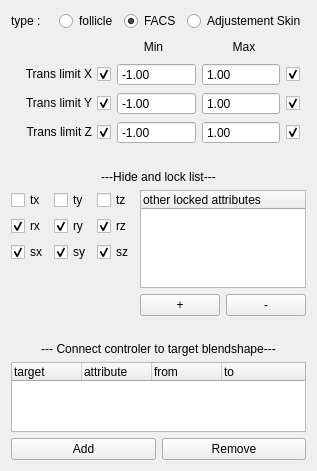
<?xml version="1.0" encoding="UTF-8"?>
<ui version="4.0">
    <class>Form</class>
    <widget class="QWidget" name="Form">
        <property name="geometry">
            <rect>
                <x>0</x>
                <y>0</y>
                <width>303</width>
                <height>471</height>
            </rect>
        </property>
        <property name="windowTitle">
            <string>Form</string>
        </property>
        <layout class="QVBoxLayout" name="verticalLayout">
            <item>
                <layout class="QHBoxLayout" name="horizontalLayout">
                    <item>
                        <widget class="QLabel" name="label">
                            <property name="text">
                                <string>type :</string>
                            </property>
                        </widget>
                    </item>
                    <item>
                        <widget class="QRadioButton" name="follicle_rbtn">
                            <property name="text">
                                <string>follicle</string>
                            </property>
                        </widget>
                    </item>
                    <item>
                        <widget class="QRadioButton" name="facs_rbtn">
                            <property name="text">
                                <string>FACS</string>
                            </property>
                            <property name="checked">
                                <bool>true</bool>
                            </property>
                        </widget>
                    </item>
                    <item>
                        <widget class="QRadioButton" name="adjustement_rbtn">
                            <property name="text">
                                <string>Adjustement Skin</string>
                            </property>
                        </widget>
                    </item>
                </layout>
            </item>
            <item>
                <layout class="QHBoxLayout" name="horizontalLayout_2">
                    <item>
                        <spacer name="horizontalSpacer">
                            <property name="orientation">
                                <enum>Qt::Horizontal</enum>
                            </property>
                            <property name="sizeType">
                                <enum>QSizePolicy::Maximum</enum>
                            </property>
                            <property name="sizeHint" stdset="0">
                                <size>
                                    <width>100</width>
                                    <height>20</height>
                                </size>
                            </property>
                        </spacer>
                    </item>
                    <item>
                        <widget class="QLabel" name="label_2">
                            <property name="text">
                                <string>Min</string>
                            </property>
                            <property name="alignment">
                                <set>Qt::AlignCenter</set>
                            </property>
                        </widget>
                    </item>
                    <item>
                        <widget class="QLabel" name="label_3">
                            <property name="text">
                                <string>Max</string>
                            </property>
                            <property name="alignment">
                                <set>Qt::AlignCenter</set>
                            </property>
                        </widget>
                    </item>
                    <item>
                        <spacer name="horizontalSpacer_2">
                            <property name="orientation">
                                <enum>Qt::Horizontal</enum>
                            </property>
                            <property name="sizeType">
                                <enum>QSizePolicy::Maximum</enum>
                            </property>
                            <property name="sizeHint" stdset="0">
                                <size>
                                    <width>20</width>
                                    <height>20</height>
                                </size>
                            </property>
                        </spacer>
                    </item>
                </layout>
            </item>
            <item>
                <layout class="QHBoxLayout" name="horizontalLayout_3">
                    <item>
                        <widget class="QCheckBox" name="transLimitXMin_cbx">
                            <property name="sizePolicy">
                                <sizepolicy hsizetype="Maximum" vsizetype="Fixed">
                                    <horstretch>0</horstretch>
                                    <verstretch>0</verstretch>
                                </sizepolicy>
                            </property>
                            <property name="minimumSize">
                                <size>
                                    <width>100</width>
                                    <height>0</height>
                                </size>
                            </property>
                            <property name="maximumSize">
                                <size>
                                    <width>100</width>
                                    <height>16777215</height>
                                </size>
                            </property>
                            <property name="layoutDirection">
                                <enum>Qt::RightToLeft</enum>
                            </property>
                            <property name="text">
                                <string>Trans limit X</string>
                            </property>
                            <property name="checked">
                                <bool>true</bool>
                            </property>
                        </widget>
                    </item>
                    <item>
                        <widget class="QDoubleSpinBox" name="transLimitXMin_dsbx">
                            <property name="buttonSymbols">
                                <enum>QAbstractSpinBox::NoButtons</enum>
                            </property>
                            <property name="minimum">
                                <double>-1000.000000000000000</double>
                            </property>
                            <property name="maximum">
                                <double>1000.000000000000000</double>
                            </property>
                            <property name="value">
                                <double>-1.000000000000000</double>
                            </property>
                        </widget>
                    </item>
                    <item>
                        <widget class="QDoubleSpinBox" name="transLimitXMax_dsbx">
                            <property name="buttonSymbols">
                                <enum>QAbstractSpinBox::NoButtons</enum>
                            </property>
                            <property name="minimum">
                                <double>-1000.000000000000000</double>
                            </property>
                            <property name="maximum">
                                <double>1000.000000000000000</double>
                            </property>
                            <property name="value">
                                <double>1.000000000000000</double>
                            </property>
                        </widget>
                    </item>
                    <item>
                        <widget class="QCheckBox" name="transLimitXMax_cbx">
                            <property name="sizePolicy">
                                <sizepolicy hsizetype="Maximum" vsizetype="Fixed">
                                    <horstretch>0</horstretch>
                                    <verstretch>0</verstretch>
                                </sizepolicy>
                            </property>
                            <property name="minimumSize">
                                <size>
                                    <width>20</width>
                                    <height>0</height>
                                </size>
                            </property>
                            <property name="text">
                                <string/>
                            </property>
                            <property name="checked">
                                <bool>true</bool>
                            </property>
                        </widget>
                    </item>
                </layout>
            </item>
            <item>
                <layout class="QHBoxLayout" name="horizontalLayout_4">
                    <item>
                        <widget class="QCheckBox" name="transLimitYMin_cbx">
                            <property name="sizePolicy">
                                <sizepolicy hsizetype="Maximum" vsizetype="Fixed">
                                    <horstretch>0</horstretch>
                                    <verstretch>0</verstretch>
                                </sizepolicy>
                            </property>
                            <property name="minimumSize">
                                <size>
                                    <width>100</width>
                                    <height>0</height>
                                </size>
                            </property>
                            <property name="maximumSize">
                                <size>
                                    <width>100</width>
                                    <height>16777215</height>
                                </size>
                            </property>
                            <property name="layoutDirection">
                                <enum>Qt::RightToLeft</enum>
                            </property>
                            <property name="text">
                                <string>Trans limit Y</string>
                            </property>
                            <property name="checked">
                                <bool>true</bool>
                            </property>
                        </widget>
                    </item>
                    <item>
                        <widget class="QDoubleSpinBox" name="transLimitYMin_dsbx">
                            <property name="buttonSymbols">
                                <enum>QAbstractSpinBox::NoButtons</enum>
                            </property>
                            <property name="minimum">
                                <double>-1000.000000000000000</double>
                            </property>
                            <property name="maximum">
                                <double>1000.000000000000000</double>
                            </property>
                            <property name="value">
                                <double>-1.000000000000000</double>
                            </property>
                        </widget>
                    </item>
                    <item>
                        <widget class="QDoubleSpinBox" name="transLimitYMax_dsbx">
                            <property name="buttonSymbols">
                                <enum>QAbstractSpinBox::NoButtons</enum>
                            </property>
                            <property name="minimum">
                                <double>-1000.000000000000000</double>
                            </property>
                            <property name="maximum">
                                <double>1000.000000000000000</double>
                            </property>
                            <property name="value">
                                <double>1.000000000000000</double>
                            </property>
                        </widget>
                    </item>
                    <item>
                        <widget class="QCheckBox" name="transLimitYMax_cbx">
                            <property name="sizePolicy">
                                <sizepolicy hsizetype="Maximum" vsizetype="Fixed">
                                    <horstretch>0</horstretch>
                                    <verstretch>0</verstretch>
                                </sizepolicy>
                            </property>
                            <property name="minimumSize">
                                <size>
                                    <width>20</width>
                                    <height>0</height>
                                </size>
                            </property>
                            <property name="text">
                                <string/>
                            </property>
                            <property name="checked">
                                <bool>true</bool>
                            </property>
                        </widget>
                    </item>
                </layout>
            </item>
            <item>
                <layout class="QHBoxLayout" name="horizontalLayout_5">
                    <item>
                        <widget class="QCheckBox" name="transLimitZMin_cbx">
                            <property name="sizePolicy">
                                <sizepolicy hsizetype="Maximum" vsizetype="Fixed">
                                    <horstretch>0</horstretch>
                                    <verstretch>0</verstretch>
                                </sizepolicy>
                            </property>
                            <property name="minimumSize">
                                <size>
                                    <width>100</width>
                                    <height>0</height>
                                </size>
                            </property>
                            <property name="maximumSize">
                                <size>
                                    <width>100</width>
                                    <height>16777215</height>
                                </size>
                            </property>
                            <property name="layoutDirection">
                                <enum>Qt::RightToLeft</enum>
                            </property>
                            <property name="text">
                                <string>Trans limit Z</string>
                            </property>
                            <property name="checked">
                                <bool>true</bool>
                            </property>
                        </widget>
                    </item>
                    <item>
                        <widget class="QDoubleSpinBox" name="transLimitZMin_dsbx">
                            <property name="buttonSymbols">
                                <enum>QAbstractSpinBox::NoButtons</enum>
                            </property>
                            <property name="minimum">
                                <double>-1000.000000000000000</double>
                            </property>
                            <property name="maximum">
                                <double>1000.000000000000000</double>
                            </property>
                            <property name="value">
                                <double>-1.000000000000000</double>
                            </property>
                        </widget>
                    </item>
                    <item>
                        <widget class="QDoubleSpinBox" name="transLimitZMax_dsbx">
                            <property name="buttonSymbols">
                                <enum>QAbstractSpinBox::NoButtons</enum>
                            </property>
                            <property name="minimum">
                                <double>-1000.000000000000000</double>
                            </property>
                            <property name="maximum">
                                <double>1000.000000000000000</double>
                            </property>
                            <property name="value">
                                <double>1.000000000000000</double>
                            </property>
                        </widget>
                    </item>
                    <item>
                        <widget class="QCheckBox" name="transLimitZMax_cbx">
                            <property name="sizePolicy">
                                <sizepolicy hsizetype="Maximum" vsizetype="Fixed">
                                    <horstretch>0</horstretch>
                                    <verstretch>0</verstretch>
                                </sizepolicy>
                            </property>
                            <property name="minimumSize">
                                <size>
                                    <width>20</width>
                                    <height>0</height>
                                </size>
                            </property>
                            <property name="text">
                                <string/>
                            </property>
                            <property name="checked">
                                <bool>true</bool>
                            </property>
                        </widget>
                    </item>
                </layout>
            </item>
            <item>
                <spacer name="verticalSpacer">
                    <property name="orientation">
                        <enum>Qt::Vertical</enum>
                    </property>
                    <property name="sizeType">
                        <enum>QSizePolicy::Minimum</enum>
                    </property>
                    <property name="sizeHint" stdset="0">
                        <size>
                            <width>20</width>
                            <height>20</height>
                        </size>
                    </property>
                </spacer>
            </item>
            <item>
                <widget class="QLabel" name="label_4">
                    <property name="text">
                        <string>---Hide and lock list---</string>
                    </property>
                    <property name="alignment">
                        <set>Qt::AlignCenter</set>
                    </property>
                </widget>
            </item>
            <item>
                <layout class="QHBoxLayout" name="horizontalLayout_6">
                    <item>
                        <layout class="QVBoxLayout" name="verticalLayout_2">
                            <item>
                                <layout class="QHBoxLayout" name="horizontalLayout_7">
                                    <item>
                                        <widget class="QCheckBox" name="hideLockTX_cbx">
                                            <property name="text">
                                                <string>tx</string>
                                            </property>
                                        </widget>
                                    </item>
                                    <item>
                                        <widget class="QCheckBox" name="hideLockTY_cbx">
                                            <property name="text">
                                                <string>ty</string>
                                            </property>
                                        </widget>
                                    </item>
                                    <item>
                                        <widget class="QCheckBox" name="hideLockTZ_cbx">
                                            <property name="text">
                                                <string>tz</string>
                                            </property>
                                        </widget>
                                    </item>
                                </layout>
                            </item>
                            <item>
                                <layout class="QHBoxLayout" name="horizontalLayout_8">
                                    <item>
                                        <widget class="QCheckBox" name="hideLockRX_cbx">
                                            <property name="text">
                                                <string>rx</string>
                                            </property>
                                            <property name="checked">
                                                <bool>true</bool>
                                            </property>
                                        </widget>
                                    </item>
                                    <item>
                                        <widget class="QCheckBox" name="hideLockRY_cbx">
                                            <property name="text">
                                                <string>ry</string>
                                            </property>
                                            <property name="checked">
                                                <bool>true</bool>
                                            </property>
                                        </widget>
                                    </item>
                                    <item>
                                        <widget class="QCheckBox" name="hideLockRZ_cbx">
                                            <property name="text">
                                                <string>rz</string>
                                            </property>
                                            <property name="checked">
                                                <bool>true</bool>
                                            </property>
                                        </widget>
                                    </item>
                                </layout>
                            </item>
                            <item>
                                <layout class="QHBoxLayout" name="horizontalLayout_9">
                                    <item>
                                        <widget class="QCheckBox" name="hideLockSX_cbx">
                                            <property name="text">
                                                <string>sx</string>
                                            </property>
                                            <property name="checked">
                                                <bool>true</bool>
                                            </property>
                                        </widget>
                                    </item>
                                    <item>
                                        <widget class="QCheckBox" name="hideLockSY_cbx">
                                            <property name="text">
                                                <string>sy</string>
                                            </property>
                                            <property name="checked">
                                                <bool>true</bool>
                                            </property>
                                        </widget>
                                    </item>
                                    <item>
                                        <widget class="QCheckBox" name="hideLockSZ_cbx">
                                            <property name="text">
                                                <string>sz</string>
                                            </property>
                                            <property name="checked">
                                                <bool>true</bool>
                                            </property>
                                        </widget>
                                    </item>
                                </layout>
                            </item>
                            <item>
                                <spacer name="verticalSpacer_2">
                                    <property name="orientation">
                                        <enum>Qt::Vertical</enum>
                                    </property>
                                    <property name="sizeHint" stdset="0">
                                        <size>
                                            <width>20</width>
                                            <height>40</height>
                                        </size>
                                    </property>
                                </spacer>
                            </item>
                        </layout>
                    </item>
                    <item>
                        <layout class="QVBoxLayout" name="verticalLayout_3">
                            <item>
                                <widget class="QTreeWidget" name="lockedAttribut_treeWidget">
                                    <property name="autoScrollMargin">
                                        <number>16</number>
                                    </property>
                                    <property name="indentation">
                                        <number>0</number>
                                    </property>
                                    <column>
                                        <property name="text">
                                            <string>other locked attributes</string>
                                        </property>
                                    </column>
                                </widget>
                            </item>
                            <item>
                                <layout class="QHBoxLayout" name="horizontalLayout_10">
                                    <item>
                                        <widget class="QPushButton" name="addLockAttribute_btn">
                                            <property name="text">
                                                <string>+</string>
                                            </property>
                                        </widget>
                                    </item>
                                    <item>
                                        <widget class="QPushButton" name="rmvLockAttribute_btn">
                                            <property name="text">
                                                <string>-</string>
                                            </property>
                                        </widget>
                                    </item>
                                </layout>
                            </item>
                        </layout>
                    </item>
                </layout>
            </item>
            <item>
                <spacer name="verticalSpacer_3">
                    <property name="orientation">
                        <enum>Qt::Vertical</enum>
                    </property>
                    <property name="sizeType">
                        <enum>QSizePolicy::Minimum</enum>
                    </property>
                    <property name="sizeHint" stdset="0">
                        <size>
                            <width>20</width>
                            <height>20</height>
                        </size>
                    </property>
                </spacer>
            </item>
            <item>
                <widget class="QLabel" name="label_5">
                    <property name="text">
                        <string>--- Connect controler to target blendshape---</string>
                    </property>
                    <property name="alignment">
                        <set>Qt::AlignCenter</set>
                    </property>
                </widget>
            </item>
            <item>
                <widget class="QTreeWidget" name="targetBlendshapeConnection_treeWidget">
                    <property name="horizontalScrollBarPolicy">
                        <enum>Qt::ScrollBarAlwaysOff</enum>
                    </property>
                    <property name="sizeAdjustPolicy">
                        <enum>QAbstractScrollArea::AdjustToContentsOnFirstShow</enum>
                    </property>
                    <property name="autoScroll">
                        <bool>true</bool>
                    </property>
                    <property name="autoScrollMargin">
                        <number>16</number>
                    </property>
                    <property name="indentation">
                        <number>0</number>
                    </property>
                    <attribute name="headerMinimumSectionSize">
                        <number>30</number>
                    </attribute>
                    <attribute name="headerDefaultSectionSize">
                        <number>70</number>
                    </attribute>
                    <column>
                        <property name="text">
                            <string>target</string>
                        </property>
                    </column>
                    <column>
                        <property name="text">
                            <string>attribute</string>
                        </property>
                    </column>
                    <column>
                        <property name="text">
                            <string>from</string>
                        </property>
                    </column>
                    <column>
                        <property name="text">
                            <string>to</string>
                        </property>
                    </column>
                </widget>
            </item>
            <item>
                <layout class="QHBoxLayout" name="horizontalLayout_11">
                    <item>
                        <widget class="QPushButton" name="addTargetConnection_btn">
                            <property name="text">
                                <string>Add</string>
                            </property>
                        </widget>
                    </item>
                    <item>
                        <widget class="QPushButton" name="rmvTargetConnection_btn">
                            <property name="text">
                                <string>Remove</string>
                            </property>
                        </widget>
                    </item>
                </layout>
            </item>
        </layout>
    </widget>
    <resources/>
    <connections/>
</ui>
